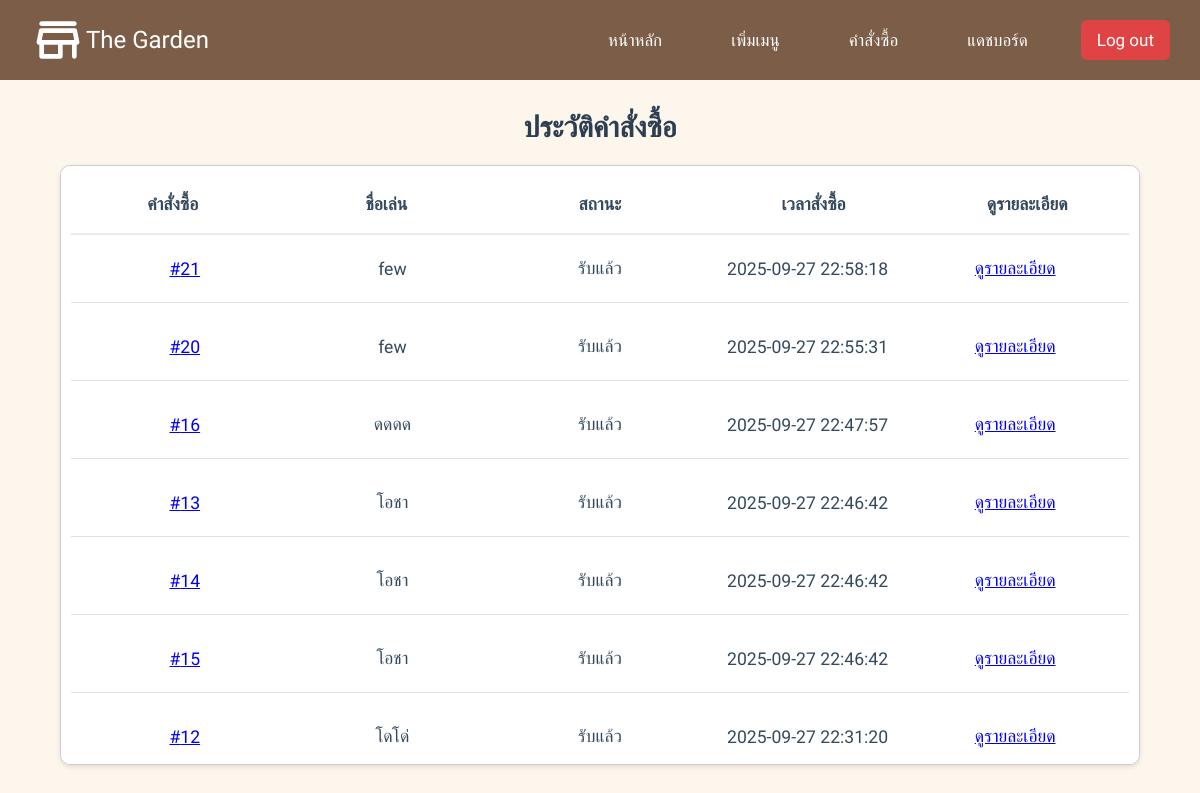
Before: /order_history (signed in) with the older database file.
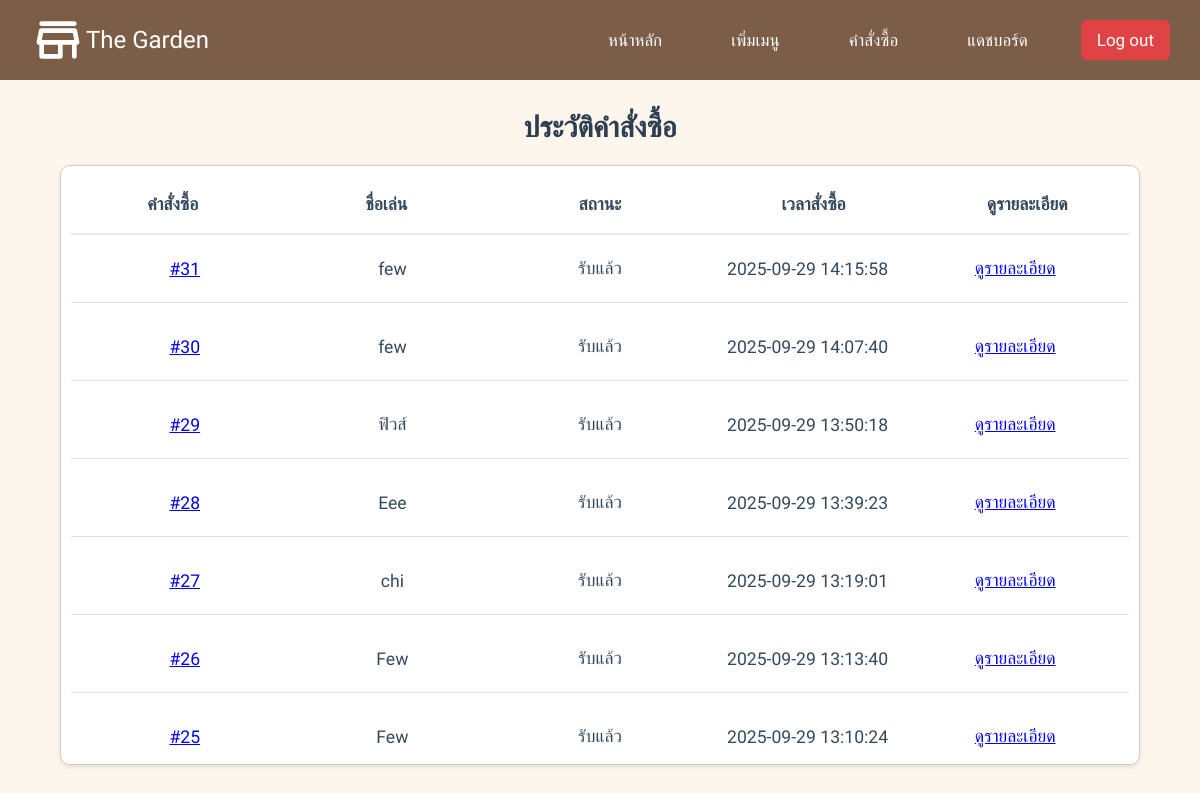
After: the same page with the newer database file.
### tables this page shows
CREATE TABLE "orders" (
    id INTEGER UNIQUE,
    nickname TEXT NOT NULL,
    phone TEXT NOT NULL,
    note TEXT,
    cart_data TEXT,
    status TEXT,
    timestamp DATETIME,
    slip_filename TEXT, cancel_token TEXT,
    PRIMARY KEY(id)
);

### app.py (the view)
@app.route('/order_history')
def order_history():
    if session.get("role") != "owner":
        return "Unauthorized", 403
    db = get_db()
    orders = db.execute("SELECT * FROM orders WHERE status = 'รับแล้ว' ORDER BY timestamp DESC").fetchall()
    db.close()
    return render_template('order_history.html', orders=orders)

### app.py (called while the page is built)
def get_db():
    conn = sqlite3.connect(db_garden, timeout=10)
    conn.row_factory = sqlite3.Row
    return conn

### templates/order_history.html
{% extends "layout.html" %}
{% block content %}
<h1 class="order-title">ประวัติคำสั่งซื้อ</h1>
<div class="orders-container">
  <div class="order-header">
    <div class="order-column">คำสั่งซื้อ</div>
    <div class="order-column">ชื่อเล่น</div>
    <div class="order-column">สถานะ</div>
    <div class="order-column">เวลาสั่งซื้อ</div>
    <div class="order-column">ดูรายละเอียด</div>
  </div>
  {% for order in orders %}
  <div class="order-detail-row">
    <div class="order-column">
      <a href="{{ url_for('order_details', order_id=order['id']) }}">#{{ order['id'] }}</a>
    </div>
    <div class="order-column">{{ order['nickname'] }}</div>
    <div class="order-column">{{ order['status'] }}</div>
    <div class="order-column">{{ order['timestamp'] }}</div>
    <div class="order-column">
      <a href="{{ url_for('order_details', order_id=order['id']) }}">ดูรายละเอียด</a>
    </div>
  </div>
  {% else %}
  <p>ยังไม่มีประวัติคำสั่งซื้อ</p>
  {% endfor %}
{% endblock %}

Changed rows visible on the page:
no longer on this page (row unchanged): orders: id "21", nickname "few", status "รับแล้ว", timestamp "2025-09-27 22:58:18"
no longer on this page (row unchanged): orders: id "20", nickname "few", status "รับแล้ว", timestamp "2025-09-27 22:55:31"
no longer on this page (row unchanged): orders: id "16", nickname "ดดดด", status "รับแล้ว", timestamp "2025-09-27 22:47:57"
no longer on this page (row unchanged): orders: id "13", nickname "โอชา", status "รับแล้ว", timestamp "2025-09-27 22:46:42"
no longer on this page (row unchanged): orders: id "14", nickname "โอชา", status "รับแล้ว", timestamp "2025-09-27 22:46:42"
no longer on this page (row unchanged): orders: id "15", nickname "โอชา", status "รับแล้ว", timestamp "2025-09-27 22:46:42"
no longer on this page (row unchanged): orders: id "12", nickname "โดโด่", status "รับแล้ว", timestamp "2025-09-27 22:31:20"
added orders: id "31", nickname "few", status "รับแล้ว", timestamp "2025-09-29 14:15:58"
added orders: id "30", nickname "few", status "รับแล้ว", timestamp "2025-09-29 14:07:40"
added orders: id "29", nickname "ฟิวส์", status "รับแล้ว", timestamp "2025-09-29 13:50:18"
added orders: id "28", nickname "Eee", status "รับแล้ว", timestamp "2025-09-29 13:39:23"
added orders: id "27", nickname "chi", status "รับแล้ว", timestamp "2025-09-29 13:19:01"
added orders: id "26", nickname "Few", status "รับแล้ว", timestamp "2025-09-29 13:13:40"
added orders: id "25", nickname "Few", status "รับแล้ว", timestamp "2025-09-29 13:10:24"
